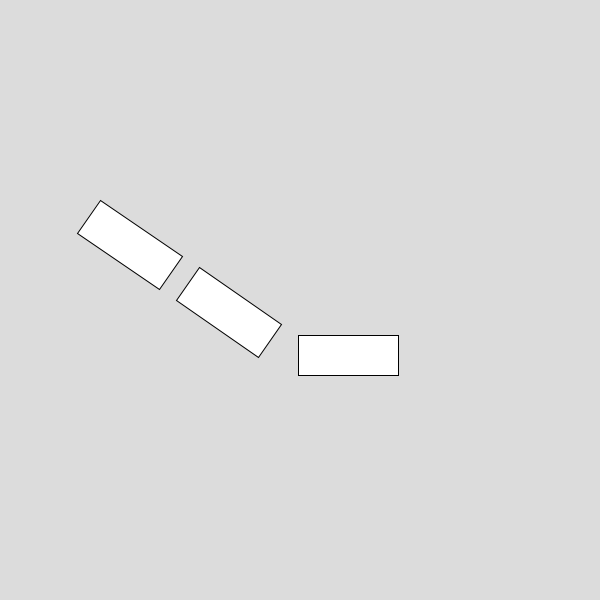
Frame 1 (no input)
Frame 60 (the mouse pressed at the canvas centre just before this capture): identical to frame 1, image omitted
Frame 120 (the mouse held since frame 60 and released just before this capture): identical to frame 1, image omitted

The Processing sketch that drew this single still picture (run headless with seeded random() and noise(); from frame 60 on, the mouse is pressed at the canvas centre):

// Processing sketch: p10_simple_matrix_example
// ── p10_simple_matrix_example.pde
void setup() {

  size(600, 600);
}


void draw() {

  background(220);
  
  pushMatrix();

  translate(100, 200);
  rotate(0.6);
  rect(0, 0, 100, 40);

  translate(120, 0);
  rect(0, 0, 100, 40);
  
  translate(120, 0);
  rotate(-0.6);
  
  rect(0, 0, 100, 40);
  
  popMatrix();
}
